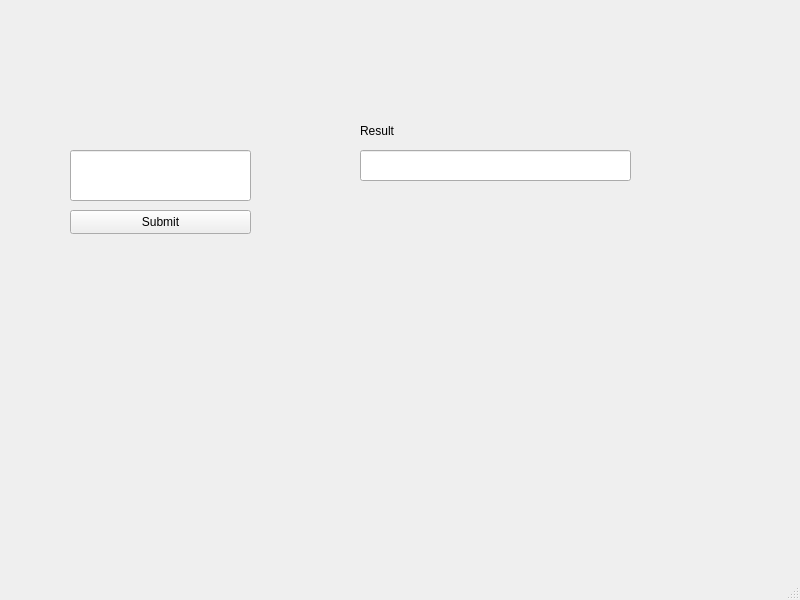
<?xml version="1.0" encoding="UTF-8"?>
<ui version="4.0">
 <class>MainWindow</class>
 <widget class="QMainWindow" name="MainWindow">
  <property name="geometry">
   <rect>
    <x>0</x>
    <y>0</y>
    <width>800</width>
    <height>600</height>
   </rect>
  </property>
  <property name="windowTitle">
   <string>MainWindow</string>
  </property>
  <widget class="QWidget" name="centralwidget">
   <widget class="QLineEdit" name="lineEdit">
    <property name="geometry">
     <rect>
      <x>70</x>
      <y>150</y>
      <width>181</width>
      <height>51</height>
     </rect>
    </property>
   </widget>
   <widget class="QLineEdit" name="lineEdit_2">
    <property name="geometry">
     <rect>
      <x>360</x>
      <y>150</y>
      <width>271</width>
      <height>31</height>
     </rect>
    </property>
   </widget>
   <widget class="QLabel" name="label">
    <property name="geometry">
     <rect>
      <x>360</x>
      <y>120</y>
      <width>201</width>
      <height>21</height>
     </rect>
    </property>
    <property name="text">
     <string>Result</string>
    </property>
   </widget>
   <widget class="QPushButton" name="pushButton">
    <property name="geometry">
     <rect>
      <x>70</x>
      <y>210</y>
      <width>181</width>
      <height>24</height>
     </rect>
    </property>
    <property name="text">
     <string>Submit</string>
    </property>
   </widget>
  </widget>
  <widget class="QMenuBar" name="menubar">
   <property name="geometry">
    <rect>
     <x>0</x>
     <y>0</y>
     <width>800</width>
     <height>22</height>
    </rect>
   </property>
  </widget>
  <widget class="QStatusBar" name="statusbar"/>
 </widget>
 <resources/>
 <connections/>
</ui>
